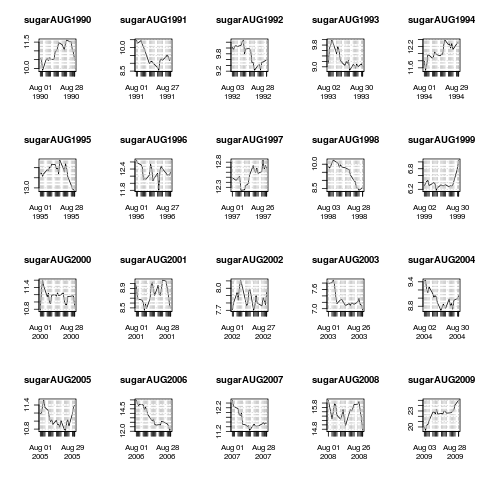

Write the R code that produced this figure.
## getXts:getSection:getManyplots

require(quantmod)

sugar  <- as.xts(read.zoo("~/Dropbox/DATA/IDXDATA/$SUGAR.CSV", sep=",", format ="%m/%d/%Y", header=TRUE))


## segment a series of months

sugarAUG1990 <- sugar ["199008"]
sugarAUG1991 <- sugar ["199108"]
sugarAUG1992 <- sugar ["199208"]
sugarAUG1993 <- sugar ["199308"]
sugarAUG1994 <- sugar ["199408"]
sugarAUG1995 <- sugar ["199508"]
sugarAUG1996 <- sugar ["199608"]
sugarAUG1997 <- sugar ["199708"]
sugarAUG1998 <- sugar ["199808"]
sugarAUG1999 <- sugar ["199908"]
sugarAUG2000 <- sugar ["200008"]
sugarAUG2001 <- sugar ["200108"]
sugarAUG2002 <- sugar ["200208"]
sugarAUG2003 <- sugar ["200308"]
sugarAUG2004 <- sugar ["200408"]
sugarAUG2005 <- sugar ["200508"]
sugarAUG2006 <- sugar ["200608"]
sugarAUG2007 <- sugar ["200708"]
sugarAUG2008 <- sugar ["200808"]
sugarAUG2009 <- sugar ["200908"]
sugarAUG2010 <- sugar ["201008"]


## turn on png output device

png("augSugar.png")

## create multipane plot

par(mfrow=c(4,5))

plot (sugarAUG1990)
plot (sugarAUG1991)
plot (sugarAUG1992)
plot (sugarAUG1993)
plot (sugarAUG1994)
plot (sugarAUG1995)
plot (sugarAUG1996)
plot (sugarAUG1997)
plot (sugarAUG1998)
plot (sugarAUG1999)
plot (sugarAUG2000)
plot (sugarAUG2001)
plot (sugarAUG2002)
plot (sugarAUG2003)
plot (sugarAUG2004)
plot (sugarAUG2005)
plot (sugarAUG2006)
plot (sugarAUG2007)
plot (sugarAUG2008)
plot (sugarAUG2009)
                 

